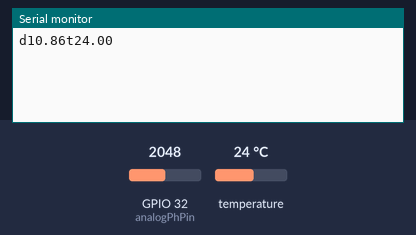
The sketch below on a simulated ESP32. Parts: the last lines printed to the serial monitor. The inputs (shaded band) are chosen by the test bench; at power-on: temperature 24 °C, GPIO 32 (analogPhPin) = 2048.

Above: at 1.2 s.
1.3 s: temperature set to 12 °C
2.8 s: GPIO 32 (analogPhPin) set to 2866
At 3.1 s:
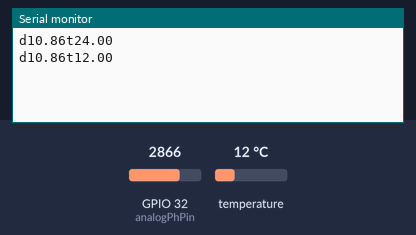
4.3 s: temperature set to 19 °C
At 5.5 s:
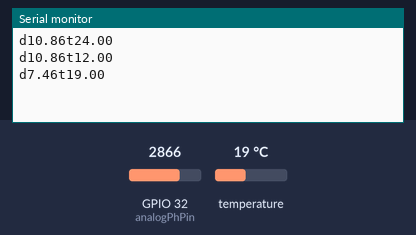
5.8 s: GPIO 32 (analogPhPin) set to 3603
At 7.9 s:
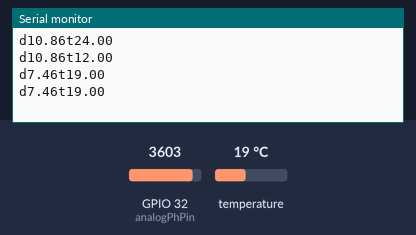
Timing chart, 0 to 8.3 s (numbered marks = the images above; inputs shaded):
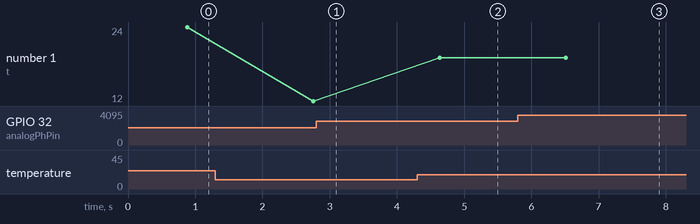

Measured:
- after the input at 4.3 s, the serial monitor: prints a new line after 0.34 s (image 2)
- plotted number 1: 24 → 12 after the input at 1.3 s, 12 → 19 after the input at 4.3 s

The sketch:

GatewayPlatform.ino
```cpp
#include <OneWire.h>
#include <DallasTemperature.h>

HardwareSerial Sender(1);
HardwareSerial Receiver(2);

#define ONE_WIRE_BUS 33
OneWire oneWire(ONE_WIRE_BUS);
DallasTemperature sensors(&oneWire);

#define analogPhPin 32

long phTot;
float phAvg;
int x;
float m = -0.85;
float C = 19.37;

int i=0;

void setup()
{
  Serial.begin(115200);
  Sender.begin(115200, SERIAL_8N1, 27, 12);
  sensors.begin();
}

void loop() {
  phTot = 0;
  phAvg = 0;
  for(x=0; x<10 ; x++)
  {
      phTot += analogRead(32);
      delay(10);
  }
  float phAvg = phTot/10;
  float phVoltage = phAvg * (5.0 / 1023.0);
  float pHValue = phVoltage * m+C;
  sensors.requestTemperatures();
  Sender.print("d");
  Sender.print(pHValue);
  Sender.print("t");
  Sender.println(sensors.getTempCByIndex(0));

  Serial.print("d");
  Serial.print(pHValue);
  Serial.print("t");
  Serial.println(sensors.getTempCByIndex(0));
  delay(1000);
}
```
